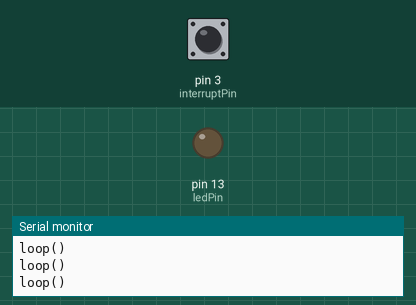
The sketch below on a simulated Arduino Uno, built with avr-gcc and run on an emulated ATmega328P. On the bench: output pins drawn as LEDs (lit = HIGH), the last lines printed to the serial monitor. Inputs (shaded band) come from the test bench; at power-on: pin 3 (interruptPin) HIGH.

Above: at 1.2 s.
1.3 s: pin 3 (interruptPin) pulled LOW for 0.15 s
At 2.7 s:
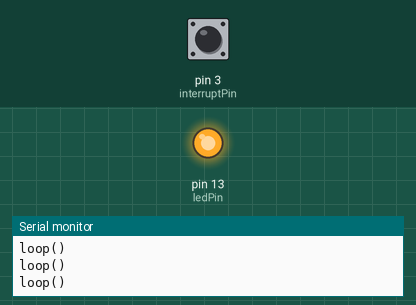
3.0 s: pin 3 (interruptPin) pulled LOW for 1 s
At 3.9 s:
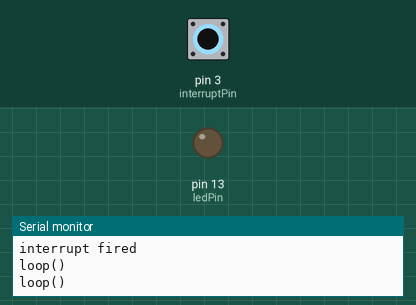
5.5 s: pin 3 (interruptPin) pulled LOW for 3.2 s
At 5.8 s:
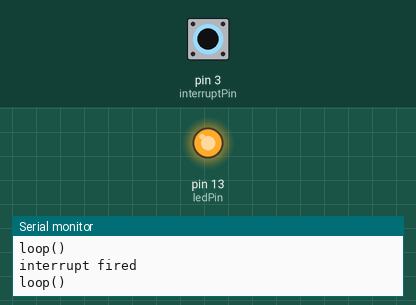
Timing chart, 0 to 8.5 s (numbered marks = the images above; inputs shaded):
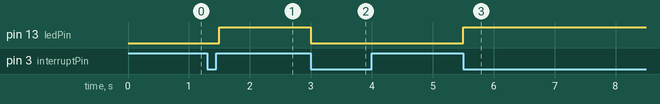

The sketch:

interrupts.ino
```cpp
const byte ledPin = 13;
const byte interruptPin = 3;
volatile byte state = LOW;

void setup() {
  Serial.begin(9600);
  Serial.println("setting up interrupts");
  pinMode(ledPin, OUTPUT);
  pinMode(interruptPin, INPUT);
  attachInterrupt(digitalPinToInterrupt(interruptPin), blink, FALLING);
  Serial.println("set up interrupts");
}

void loop() {
  Serial.println("loop()");
  digitalWrite(ledPin, state);
  delay(500);
}

void blink() {
  state = !state;
  Serial.println("interrupt fired");
}
```

Measured:
- after the input at 1.3 s, pin 13 (ledPin): LOW → HIGH after 0.20 s
- after the input at 3.0 s, pin 13 (ledPin): HIGH → LOW at once
- after the input at 5.5 s, pin 13 (ledPin): LOW → HIGH at once
